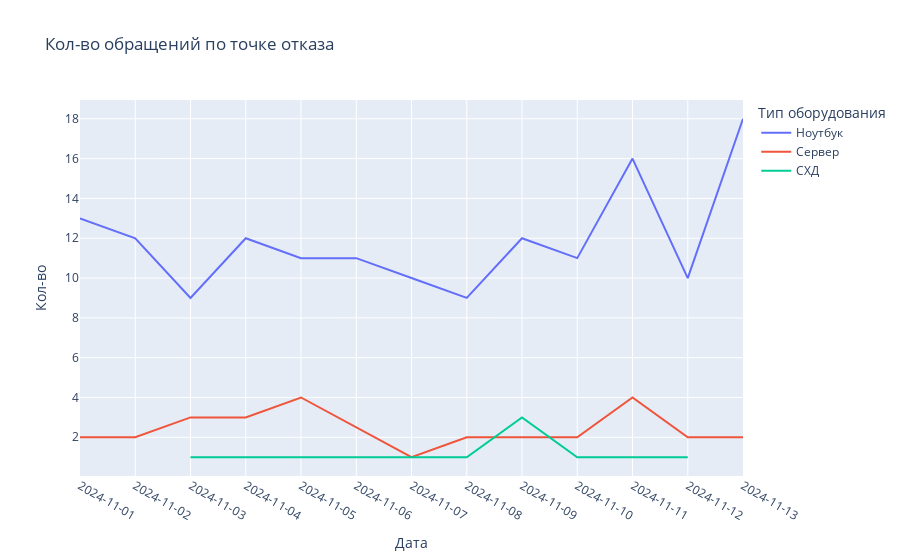

The code cell stored with this chart in its notebook:
### Code cell
import pandas as pd
import plotly.express as px

# Ensure 'created_at' is in datetime format
df['created_at'] = pd.to_datetime(df['created_at'], errors='coerce')

# Drop rows where 'created_at' is invalid (NaT)
df = df.dropna(subset=['created_at'])

# Group by 'created_at' date and count occurrences
day_count = df.groupby(df['created_at'].dt.date).size().reset_index(name='Количество')
day_count = day_count.sort_values('created_at')

# Plot the time series for the number of appeals
fig1 = px.line(day_count, x='created_at', y='Количество', title='Кол-во обращений в течение времени')
fig1.update_xaxes(type='category')  # Set x-axis to categorical for days
fig1.update_layout(xaxis_title='Дата', yaxis_title='Кол-во')

# Now, group by both 'created_at' date and 'Точка отказа' to get the counts per category
day_point_count = df.groupby([df['created_at'].dt.date, 'Тип оборудования']).size().reset_index(name='Количество')

# Plot the time series with breakdown by 'Точка отказа'
fig2 = px.line(day_point_count, x='created_at', y='Количество', color='Тип оборудования', title='Кол-во обращений по точке отказа')
fig2.update_xaxes(type='category')  # Set x-axis to categorical for days
fig2.update_layout(xaxis_title='Дата', yaxis_title='Кол-во', legend_title='Тип оборудования')

# Show both figures
fig2

### Figure 1 — Plotly figure (JSON) as saved in the notebook; plotly's stock layout.template omitted (floating-point values rounded to 4 significant figures)
{"data": [{"hovertemplate": "Тип оборудования=Ноутбук<br>created_at=%{x}<br>Количество=%{y}<extra></extra>", "legendgroup": "Ноутбук", "line": {"color": "#636efa", "dash": "solid"}, "marker": {"symbol": "circle"}, "mode": "lines", "name": "Ноутбук", "orientation": "v", "showlegend": true, "type": "scatter", "x": ["2024-11-01", "2024-11-02", "2024-11-03", "2024-11-04", "2024-11-05", "2024-11-06", "2024-11-07", "2024-11-08", "2024-11-09", "2024-11-10", "2024-11-11", "2024-11-12", "2024-11-13"], "xaxis": "x", "y": [13, 12, 9, 12, 11, 11, 10, 9, 12, 11, 16, 10, 18], "yaxis": "y"}, {"hovertemplate": "Тип оборудования=Сервер<br>created_at=%{x}<br>Количество=%{y}<extra></extra>", "legendgroup": "Сервер", "line": {"color": "#EF553B", "dash": "solid"}, "marker": {"symbol": "circle"}, "mode": "lines", "name": "Сервер", "orientation": "v", "showlegend": true, "type": "scatter", "x": ["2024-11-01", "2024-11-02", "2024-11-03", "2024-11-04", "2024-11-05", "2024-11-07", "2024-11-08", "2024-11-09", "2024-11-10", "2024-11-11", "2024-11-12", "2024-11-13"], "xaxis": "x", "y": [2, 2, 3, 3, 4, 1, 2, 2, 2, 4, 2, 2], "yaxis": "y"}, {"hovertemplate": "Тип оборудования=СХД<br>created_at=%{x}<br>Количество=%{y}<extra></extra>", "legendgroup": "СХД", "line": {"color": "#00cc96", "dash": "solid"}, "marker": {"symbol": "circle"}, "mode": "lines", "name": "СХД", "orientation": "v", "showlegend": true, "type": "scatter", "x": ["2024-11-03", "2024-11-04", "2024-11-06", "2024-11-07", "2024-11-08", "2024-11-09", "2024-11-10", "2024-11-11", "2024-11-12"], "xaxis": "x", "y": [1, 1, 1, 1, 1, 3, 1, 1, 1], "yaxis": "y"}], "layout": {"legend": {"title": {"text": "Тип оборудования"}, "tracegroupgap": 0}, "title": {"text": "Кол-во обращений по точке отказа"}, "xaxis": {"anchor": "y", "domain": [0, 1], "title": {"text": "Дата"}, "type": "category"}, "yaxis": {"anchor": "x", "domain": [0, 1], "title": {"text": "Кол-во"}}}}
